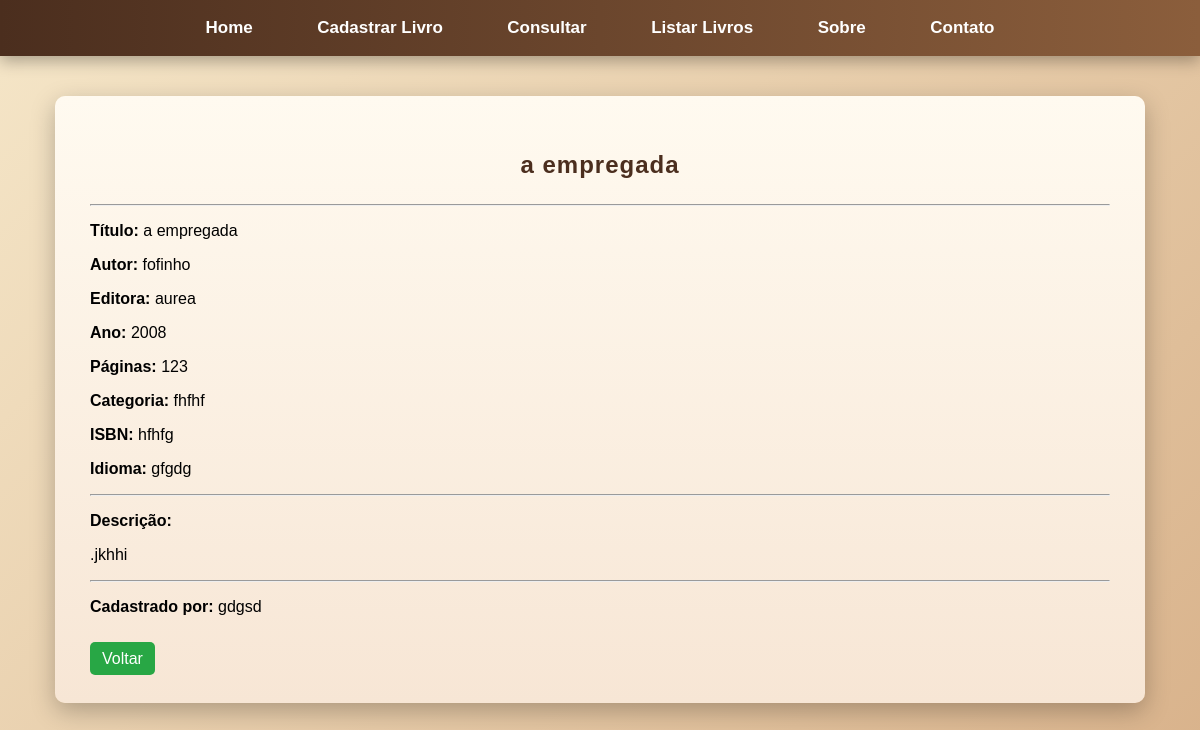
Page /detalhes/5/ on the committed database.
### home/models.py (models this page shows, shortened)
class Livro(models.Model):
    titulo = models.CharField(max_length=100)
    autor = models.CharField(max_length=100)
    editora = models.CharField(max_length=100)
    ano = models.IntegerField()
    paginas = models.IntegerField()
    categoria = models.CharField(max_length=50)
    isbn = models.CharField(max_length=20)
    idioma = models.CharField(max_length=30)
    descricao = models.TextField()
    cadastrado_por = models.CharField(max_length=100)

### home/views.py (the view)
# urls.py: path('detalhes/<int:id>/', views.detalhes, name='detalhes'),
def detalhes(request, id):
    livro = get_object_or_404(Livro, id=id)
    return render(request, 'detalhes.html', {'livro': livro})

### home/templates/detalhes.html (shortened to what this page needs)
{% extends 'base.html' %}
{% block content %}
<h2>{{ livro.titulo }}</h2>
<hr>
<p><strong>Título:</strong> {{ livro.titulo }}</p>
<p><strong>Autor:</strong> {{ livro.autor }}</p>
<p><strong>Editora:</strong> {{ livro.editora }}</p>
<p><strong>Ano:</strong> {{ livro.ano }}</p>
<p><strong>Páginas:</strong> {{ livro.paginas }}</p>
<p><strong>Categoria:</strong> {{ livro.categoria }}</p>
<p><strong>ISBN:</strong> {{ livro.isbn }}</p>
<p><strong>Idioma:</strong> {{ livro.idioma }}</p>
<hr>
<p><strong>Descrição:</strong></p>
<p>{{ livro.descricao }}</p>
<hr>
<p><strong>Cadastrado por:</strong> {{ livro.cadastrado_por }}</p>
<br>
<a href="{% url 'listar' %}" class="btn-detalhes">Voltar</a>
{% endblock %}

### home/static/css/style.css (style rules this page uses)
body { font-family: 'Poppins', Arial, sans-serif; background: linear-gradient(135deg,#f5e6c8,#d9b38c); margin:0; padding:0; animation: fadeIn 1s ease; }
h1,h2 { color:#4b2e1e; text-align:center; margin-bottom:25px; letter-spacing:1px; }
.btn-detalhes { background-color: #28a745; color: white; padding: 8px 12px; border-radius: 5px; text-decoration: none; margin-right: 10px; transition: 0.3s; }

### rows in the picture
Livro: titulo "a empregada", autor "fofinho", editora "aurea", ano "2008", paginas "123", categoria "fhfhf", isbn "hfhfg", idioma "gfgdg", descricao ".jkhhi", cadastrado_por "gdgsd"
